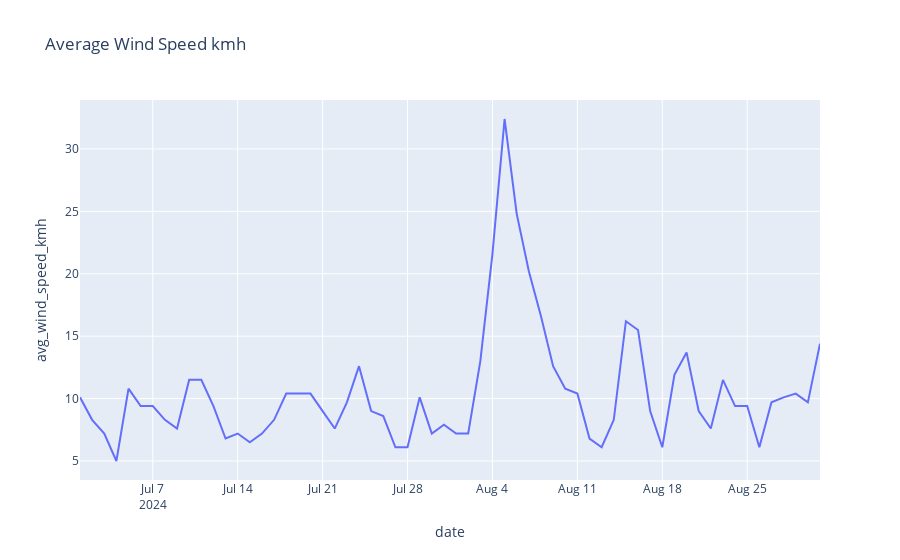

Notebook code for this chart:
### Code cell
fig = px.line(weather_MCO, x="date", y="avg_wind_speed_kmh", title='Average Wind Speed kmh')
fig.show()

### Figure 1 — Plotly figure (JSON) as saved in the notebook; plotly's stock layout.template omitted (floating-point values rounded to 4 significant figures)
{"data": [{"hovertemplate": "date=%{x}<br>avg_wind_speed_kmh=%{y}<extra></extra>", "legendgroup": "", "line": {"color": "#636efa", "dash": "solid"}, "marker": {"symbol": "circle"}, "mode": "lines", "name": "", "orientation": "v", "showlegend": false, "type": "scatter", "x": ["2024-07-01", "2024-07-02", "2024-07-03", "2024-07-04", "2024-07-05", "2024-07-06", "2024-07-07", "2024-07-08", "2024-07-09", "2024-07-10", "2024-07-11", "2024-07-12", "2024-07-13", "2024-07-14", "2024-07-15", "2024-07-16", "2024-07-17", "2024-07-18", "2024-07-19", "2024-07-20", "2024-07-21", "2024-07-22", "2024-07-23", "2024-07-24", "2024-07-25", "2024-07-26", "2024-07-27", "2024-07-28", "2024-07-29", "2024-07-30", "2024-07-31", "2024-08-01", "2024-08-02", "2024-08-03", "2024-08-04", "2024-08-05", "2024-08-06", "2024-08-07", "2024-08-08", "2024-08-09", "2024-08-10", "2024-08-11", "2024-08-12", "2024-08-13", "2024-08-14", "2024-08-15", "2024-08-16", "2024-08-17", "2024-08-18", "2024-08-19", "2024-08-20", "2024-08-21", "2024-08-22", "2024-08-23", "2024-08-24", "2024-08-25", "2024-08-26", "2024-08-27", "2024-08-28", "2024-08-29", "2024-08-30", "2024-08-31"], "xaxis": "x", "y": [10.1, 8.3, 7.2, 5.0, 10.8, 9.4, 9.4, 8.3, 7.6, 11.5, 11.5, 9.4, 6.8, 7.2, 6.5, 7.2, 8.3, 10.4, 10.4, 10.4, 9.0, 7.6, 9.7, 12.6, 9.0, 8.6, 6.1, 6.1, 10.1, 7.2, 7.9, 7.2, 7.2, 13.0, 21.6, 32.4, 24.8, 20.2, 16.6, 12.6, 10.8, 10.4, 6.8, 6.1, 8.3, 16.2, 15.5, 9.0, 6.1, 11.9, 13.7, 9.0, 7.6, 11.5, 9.4, 9.4, 6.1, 9.7, 10.1, 10.4, 9.7, 14.4], "yaxis": "y"}], "layout": {"legend": {"tracegroupgap": 0}, "title": {"text": "Average Wind Speed kmh"}, "xaxis": {"anchor": "y", "domain": [0, 1], "title": {"text": "date"}}, "yaxis": {"anchor": "x", "domain": [0, 1], "title": {"text": "avg_wind_speed_kmh"}}}}
